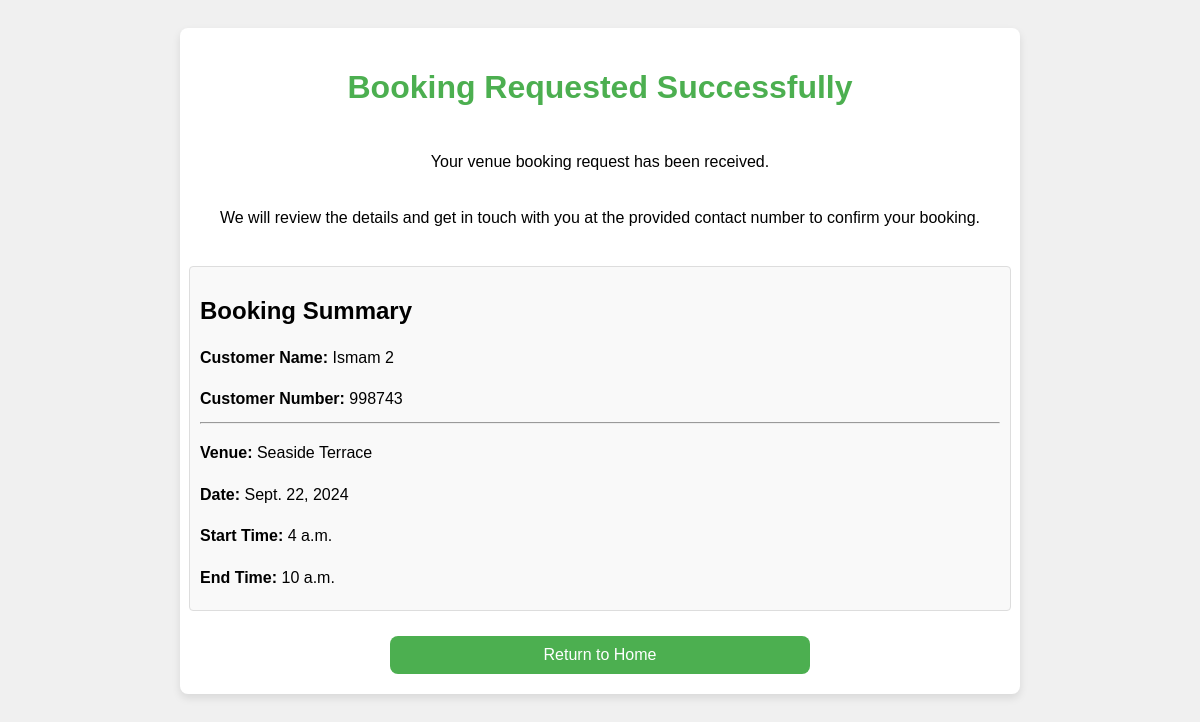
The app's page /booking-success/2/ with its own data.
### booking/models.py (models this page shows, shortened)
class Booking(models.Model):
    venue = models.ForeignKey(Venue, on_delete=models.CASCADE)  # Link to the Venue model
    date=models.DateField()
    start_time=models.TimeField()
    end_time=models.TimeField()
    status=models.CharField(choices = [("pending","pending"),("approved","approved"),("rejected","rejected")],max_length=255)
    customer_name = models.CharField(max_length=255)
    customer_number = models.IntegerField()

class Venue(models.Model):
    venue_name = models.CharField(max_length=255)
    capacity = models.IntegerField()
    location = models.CharField(max_length=255)
    hourly_rate = models.DecimalField(decimal_places=2,max_digits=6)
    image = models.ImageField(upload_to='venue_images/', blank=True, null=True)  # New field for image

### booking/views.py (the view)
# urls.py: path("booking-success/<int:booking_id>/", views.booking_success, name="booking_success"),  # booking success page
def booking_success(request, booking_id):
    booking = Booking.objects.get(pk=booking_id)
    return render(request, "booking_success.html", {
        "booking": booking,
        })

### booking/templates/booking_success.html (shortened to what this page needs)
<!DOCTYPE html>
<html lang="en">
<head>
</head>
<body>
    <div class="container">
        <h1>Booking Requested Successfully</h1>
        <p>Your venue booking request has been received.</p>
        <p>We will review the details and get in touch with you at the provided contact number to confirm your booking.</p>
        <div class="summary">
            <h2>Booking Summary</h2>
            <p><strong>Customer Name:</strong> {{ booking.customer_name }}</p>
            <p><strong>Customer Number:</strong> {{ booking.customer_number }}</p>
            <hr>
            <p><strong>Venue:</strong> {{ booking.venue.venue_name }}</p>
            <p><strong>Date:</strong> {{ booking.date }}</p>
            <p><strong>Start Time:</strong> {{ booking.start_time }}</p>
            <p><strong>End Time:</strong> {{ booking.end_time }}</p>
        </div>
        <div class = "button">
            <a  href ="{%url 'index'%}">Return to Home</a>
       </div>
    </div>
</body>
</html>

### booking/templates/booking_success.html (style rules this page uses)
body { font-family: Arial, sans-serif; background-color: #f0f0f0; padding: 20px; }
.container { max-width: 800px; margin: 0 auto; background-color: white; padding: 20px; border-radius: 8px; box-shadow: 0 4px 8px rgba(0, 0, 0, 0.1); display: flex; flex-direction: column; align-items: center; gap:5px }
h1 { text-align: center; color: #4CAF50; }
p { margin-bottom: 10px; line-height: 1.6; }
.summary { margin-top: 20px; border: 1px solid #ddd; border-radius: 4px; padding: 10px; background-color: #f9f9f9; width: 100%; }
.button { background-color: #4CAF50; margin-top: 20px; padding: 10px; border-radius: 8px; text-align: center; width: 50%; }
.button a { color: white; text-decoration: none; }

### records on screen
Booking: customer_name "Ismam 2", customer_number "998743", venue.venue_name "Seaside Terrace", date "Sept. 22, 2024", start_time "4 a.m.", end_time "10 a.m."
